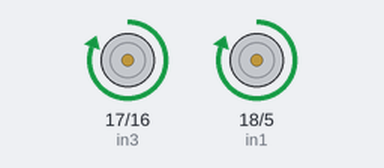
Bench run of a sketch on a simulated Arduino Uno, built with avr-gcc and run on an emulated ATmega328P. Shown: motor-driver pin pairs drawn as motors (green arrow = first pin HIGH = forward, orange = second pin HIGH = backward, longer = more drive).

Above: at 0.2 s.
Timing chart, 0 to 3.0 s (numbered marks = the images above):
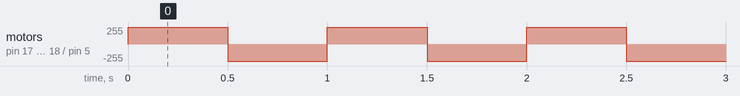

The sketch:

Kontrol_Motor_1.ino
```cpp
int in1 = 18;
int in2 = 5;
int in3 = 17;
int in4 = 16;

int motorSpeedA = 0;
int motorSpeedB = 0;


void setup() {

  pinMode(in1, OUTPUT);
  pinMode(in2, OUTPUT);
  pinMode(in3, OUTPUT);
  pinMode(in4, OUTPUT);
}


void loop() {


    digitalWrite(in1, HIGH);
    digitalWrite(in2, LOW);
    digitalWrite(in3, HIGH);
    digitalWrite(in4, LOW);
    delay(500);

    digitalWrite(in1, LOW);
    digitalWrite(in2, HIGH);
    digitalWrite(in3, LOW);
    digitalWrite(in4, HIGH);
    delay(500);

}
```

Measured:
- by itself, motor on pin 17 (in3) / pin 16 (in4), motor on pin 18 (in1) / pin 5 (in2): alternates forward 255/255 for 0.50 s and backward 255/255 for 0.50 s
